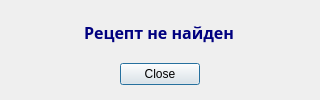
<?xml version="1.0" encoding="UTF-8"?>
<ui version="4.0">
 <class>Dialog</class>
 <widget class="QDialog" name="Dialog">
  <property name="geometry">
   <rect>
    <x>0</x>
    <y>0</y>
    <width>320</width>
    <height>100</height>
   </rect>
  </property>
  <property name="minimumSize">
   <size>
    <width>320</width>
    <height>100</height>
   </size>
  </property>
  <property name="maximumSize">
   <size>
    <width>320</width>
    <height>100</height>
   </size>
  </property>
  <property name="windowTitle">
   <string>Внимание</string>
  </property>
  <layout class="QGridLayout" name="gridLayout">
   <item row="1" column="0">
    <widget class="QDialogButtonBox" name="buttonBox">
     <property name="minimumSize">
      <size>
       <width>100</width>
       <height>30</height>
      </size>
     </property>
     <property name="styleSheet">
      <string notr="true">QDialogButtonBox, QDialogButtonBox:focus, QDialogButtonBox:focus {
font-weight: bold;
border: 1px solid #00007f;
border-radius: 15px;
color: #00007f;
background-color: #fff;
}

QDialogButtonBox:hover, QDialogButtonBox:hover:focus {
font-weight: bold;
border: 1px solid #00007f;
border-radius: 15px;
color: #00007f;
background-color: #eaffff;
}

QDialogButtonBox:pressed,QDialogButtonBox:pressed:focus {
font-weight: bold;
border: 1px solid #00007f;
border-radius: 15px;
color: #fff;
background-color: #00007f;
}</string>
     </property>
     <property name="orientation">
      <enum>Qt::Horizontal</enum>
     </property>
     <property name="standardButtons">
      <set>QDialogButtonBox::Close</set>
     </property>
     <property name="centerButtons">
      <bool>true</bool>
     </property>
    </widget>
   </item>
   <item row="0" column="0" alignment="Qt::AlignHCenter">
    <widget class="QLabel" name="label">
     <property name="font">
      <font>
       <family>Open Sans</family>
       <pointsize>12</pointsize>
       <weight>75</weight>
       <bold>true</bold>
      </font>
     </property>
     <property name="styleSheet">
      <string notr="true">font-weight: bold;
color: #00007f;
</string>
     </property>
     <property name="text">
      <string>Рецепт не найден</string>
     </property>
    </widget>
   </item>
  </layout>
 </widget>
 <resources/>
 <connections>
  <connection>
   <sender>buttonBox</sender>
   <signal>rejected()</signal>
   <receiver>Dialog</receiver>
   <slot>close()</slot>
   <hints>
    <hint type="sourcelabel">
     <x>168</x>
     <y>85</y>
    </hint>
    <hint type="destinationlabel">
     <x>285</x>
     <y>20</y>
    </hint>
   </hints>
  </connection>
 </connections>
</ui>
